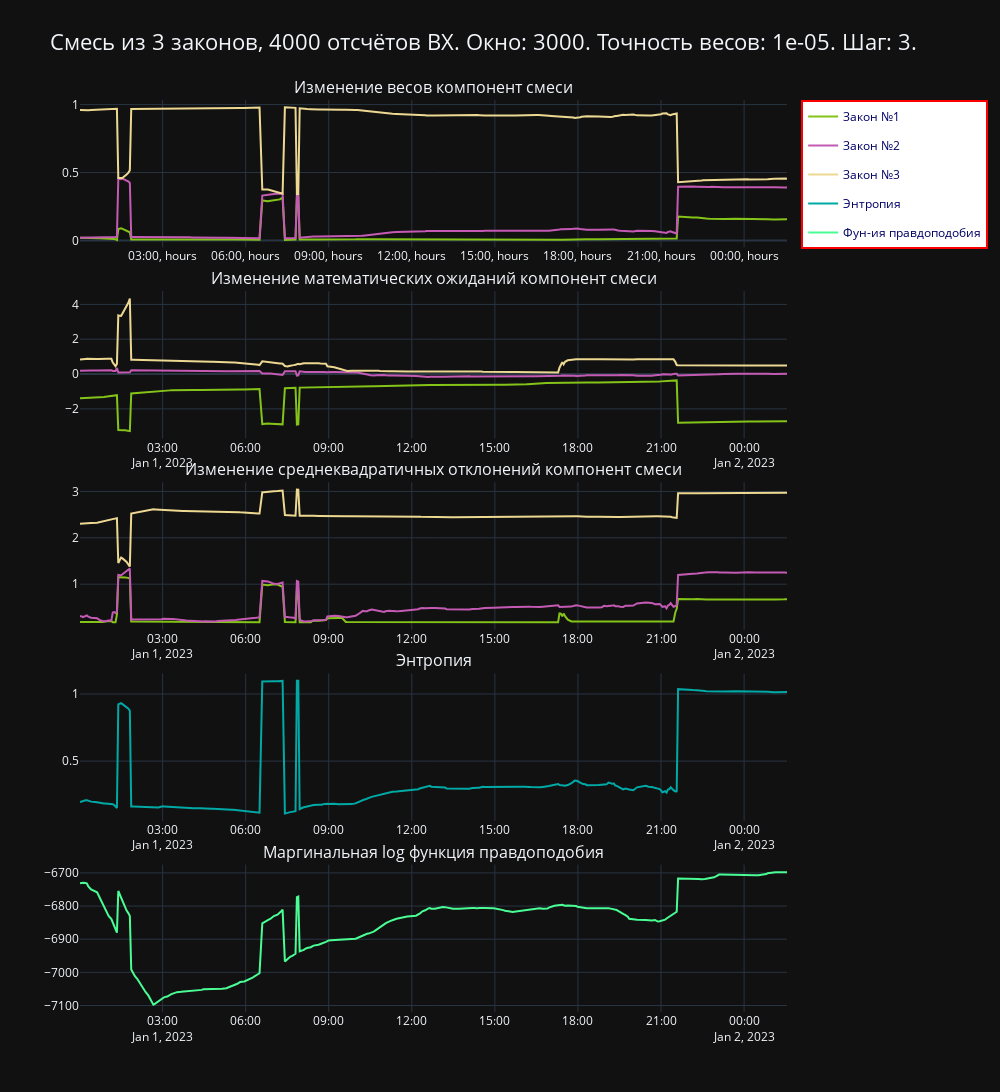

The code cell stored with this chart in its notebook:
### Code cell
hp.construct_mixture_2Dplot(mixture3)#.write_html(f"/home/oplora/Desktop/mix3.html")

### Figure 1 — Plotly figure (JSON) as saved in the notebook; plotly's stock layout.template omitted (floating-point values rounded to 4 significant figures; data arrays with more than 128 entries replaced by an {"elided": "..."} marker saying what was removed)
{"data": [{"hoverlabel": {"font": {"color": "blue"}}, "legendgroup": "Закон №1", "line": {"color": "#84C318"}, "mode": "lines", "name": "Закон №1", "showlegend": false, "type": "scatter", "x": {"elided": "334 str values"}, "xaxis": "x", "y": {"elided": "334 float values"}, "yaxis": "y"}, {"hoverlabel": {"font": {"color": "blue"}}, "legendgroup": "Закон №2", "line": {"color": "#C45AB3"}, "mode": "lines", "name": "Закон №2", "showlegend": false, "type": "scatter", "x": {"elided": "334 str values"}, "xaxis": "x", "y": {"elided": "334 float values"}, "yaxis": "y"}, {"hoverlabel": {"font": {"color": "blue"}}, "legendgroup": "Закон №3", "line": {"color": "#EDD892"}, "mode": "lines", "name": "Закон №3", "showlegend": false, "type": "scatter", "x": {"elided": "334 str values"}, "xaxis": "x", "y": {"elided": "334 float values"}, "yaxis": "y"}, {"hoverlabel": {"font": {"color": "blue"}}, "legendgroup": "Закон №1", "line": {"color": "#84C318"}, "mode": "lines", "name": "Закон №1", "showlegend": false, "type": "scatter", "x": {"elided": "334 str values"}, "xaxis": "x2", "y": {"elided": "334 float values"}, "yaxis": "y2"}, {"hoverlabel": {"font": {"color": "blue"}}, "legendgroup": "Закон №2", "line": {"color": "#C45AB3"}, "mode": "lines", "name": "Закон №2", "showlegend": false, "type": "scatter", "x": {"elided": "334 str values"}, "xaxis": "x2", "y": {"elided": "334 float values"}, "yaxis": "y2"}, {"hoverlabel": {"font": {"color": "blue"}}, "legendgroup": "Закон №3", "line": {"color": "#EDD892"}, "mode": "lines", "name": "Закон №3", "showlegend": false, "type": "scatter", "x": {"elided": "334 str values"}, "xaxis": "x2", "y": {"elided": "334 float values"}, "yaxis": "y2"}, {"hoverlabel": {"font": {"color": "blue"}}, "legendgroup": "Закон №1", "line": {"color": "#84C318"}, "mode": "lines", "name": "Закон №1", "showlegend": true, "type": "scatter", "x": {"elided": "334 str values"}, "xaxis": "x3", "y": {"elided": "334 float values"}, "yaxis": "y3"}, {"hoverlabel": {"font": {"color": "blue"}}, "legendgroup": "Закон №2", "line": {"color": "#C45AB3"}, "mode": "lines", "name": "Закон №2", "showlegend": true, "type": "scatter", "x": {"elided": "334 str values"}, "xaxis": "x3", "y": {"elided": "334 float values"}, "yaxis": "y3"}, {"hoverlabel": {"font": {"color": "blue"}}, "legendgroup": "Закон №3", "line": {"color": "#EDD892"}, "mode": "lines", "name": "Закон №3", "showlegend": true, "type": "scatter", "x": {"elided": "334 str values"}, "xaxis": "x3", "y": {"elided": "334 float values"}, "yaxis": "y3"}, {"line": {"color": "#00A9A5"}, "mode": "lines", "name": "Энтропия", "showlegend": true, "type": "scatter", "x": {"elided": "334 str values"}, "xaxis": "x4", "y": {"elided": "334 float values"}, "yaxis": "y4"}, {"line": {"color": "#4AFC94"}, "mode": "lines", "name": "Фун-ия правдоподобия", "showlegend": true, "type": "scatter", "x": {"elided": "334 str values"}, "xaxis": "x5", "y": {"elided": "334 float values"}, "yaxis": "y5"}], "layout": {"annotations": [{"font": {"size": 16}, "showarrow": false, "text": "Изменение весов компонент смеси", "x": 0.5, "xanchor": "center", "xref": "paper", "y": 1, "yanchor": "bottom", "yref": "paper"}, {"font": {"size": 16}, "showarrow": false, "text": "Изменение математических ожиданий компонент смеси", "x": 0.5, "xanchor": "center", "xref": "paper", "y": 0.7904, "yanchor": "bottom", "yref": "paper"}, {"font": {"size": 16}, "showarrow": false, "text": "Изменение среднеквадратичных отклонений компонент смеси", "x": 0.5, "xanchor": "center", "xref": "paper", "y": 0.5808, "yanchor": "bottom", "yref": "paper"}, {"font": {"size": 16}, "showarrow": false, "text": "Энтропия", "x": 0.5, "xanchor": "center", "xref": "paper", "y": 0.3712, "yanchor": "bottom", "yref": "paper"}, {"font": {"size": 16}, "showarrow": false, "text": "Маргинальная log функция правдоподобия", "x": 0.5, "xanchor": "center", "xref": "paper", "y": 0.1616, "yanchor": "bottom", "yref": "paper"}], "autosize": false, "height": 1200, "legend": {"bgcolor": "#FFFFFF", "bordercolor": "#FF0000", "borderwidth": 2, "font": {"color": "#000066", "size": 12}}, "title": {"font": {"size": 22}, "text": "Смесь из 3 законов, 4000 отсчётов BX. Окно: 3000. Точность весов: 1e-05. Шаг: 3."}, "width": 1000, "xaxis": {"anchor": "y", "domain": [0, 1], "tickformatstops": [{"dtickrange": [null, 1000], "value": "%H:%M:%S.%L, ms"}, {"dtickrange": [1000, 60000], "value": "%H:%M:%S, sec"}, {"dtickrange": [60000, 3600000], "value": "%H:%M, min"}, {"dtickrange": [3600000, 86400000], "value": "%H:%M, hours"}, {"dtickrange": [86400000, 604800000], "value": "%e, %b days"}, {"dtickrange": [604800000, "M1"], "value": "%e. %b, weeks"}, {"dtickrange": ["M1", "M12"], "value": "%b '%y, months"}, {"dtickrange": ["M12", null], "value": "%Y, year"}]}, "xaxis2": {"anchor": "y2", "domain": [0, 1]}, "xaxis3": {"anchor": "y3", "domain": [0, 1]}, "xaxis4": {"anchor": "y4", "domain": [0, 1]}, "xaxis5": {"anchor": "y5", "domain": [0, 1]}, "yaxis": {"anchor": "x", "domain": [0.8384, 1]}, "yaxis2": {"anchor": "x2", "domain": [0.6288, 0.7904]}, "yaxis3": {"anchor": "x3", "domain": [0.4192, 0.5808]}, "yaxis4": {"anchor": "x4", "domain": [0.2096, 0.3712]}, "yaxis5": {"anchor": "x5", "domain": [0, 0.1616]}}}
